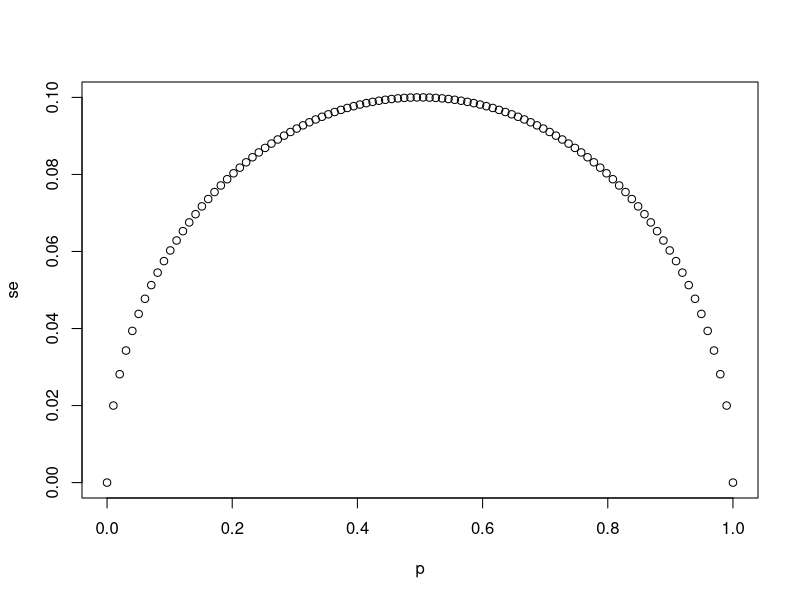
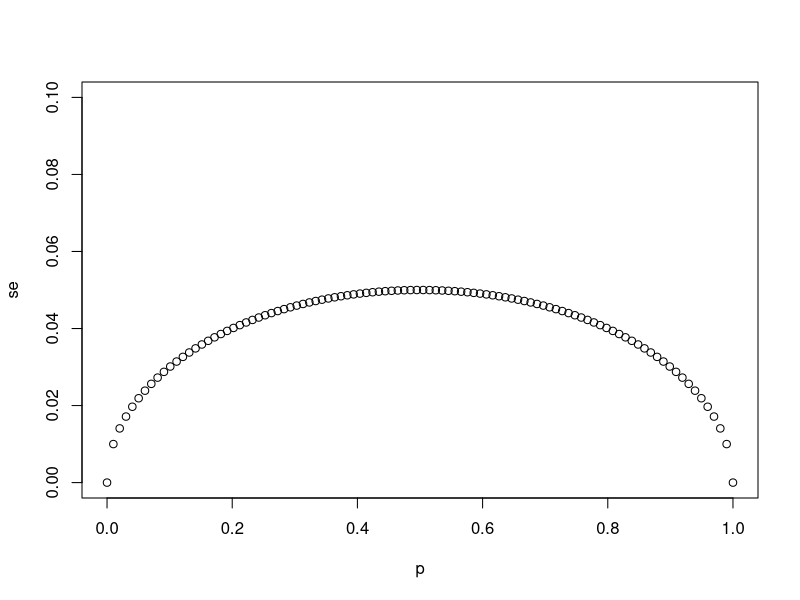
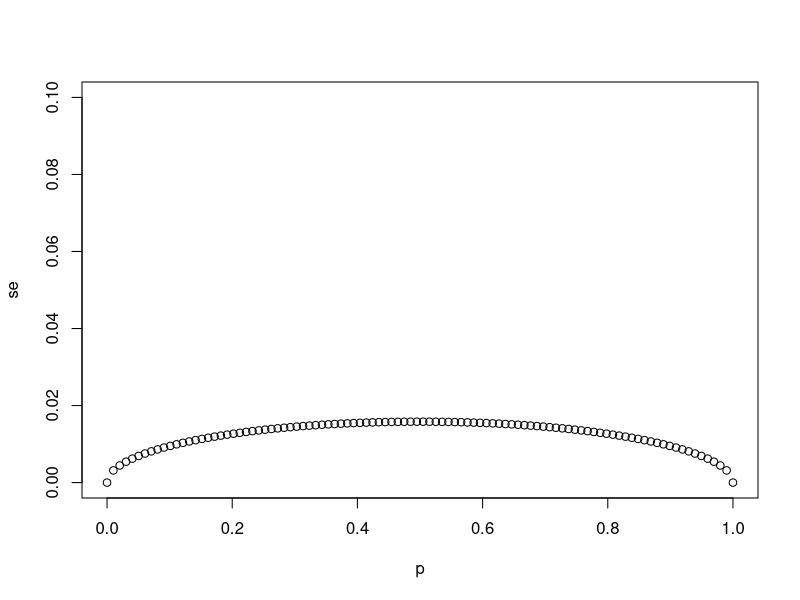

The R source for these figures, in order:
p <- seq(0, 1, length = 100)
sample_sizes <- c(25, 100, 1000)
for (N in sample_sizes) {
  se <- sqrt(p*(1-p)/N)
  plot(p, se, ylim = c(0, 0.1))
}